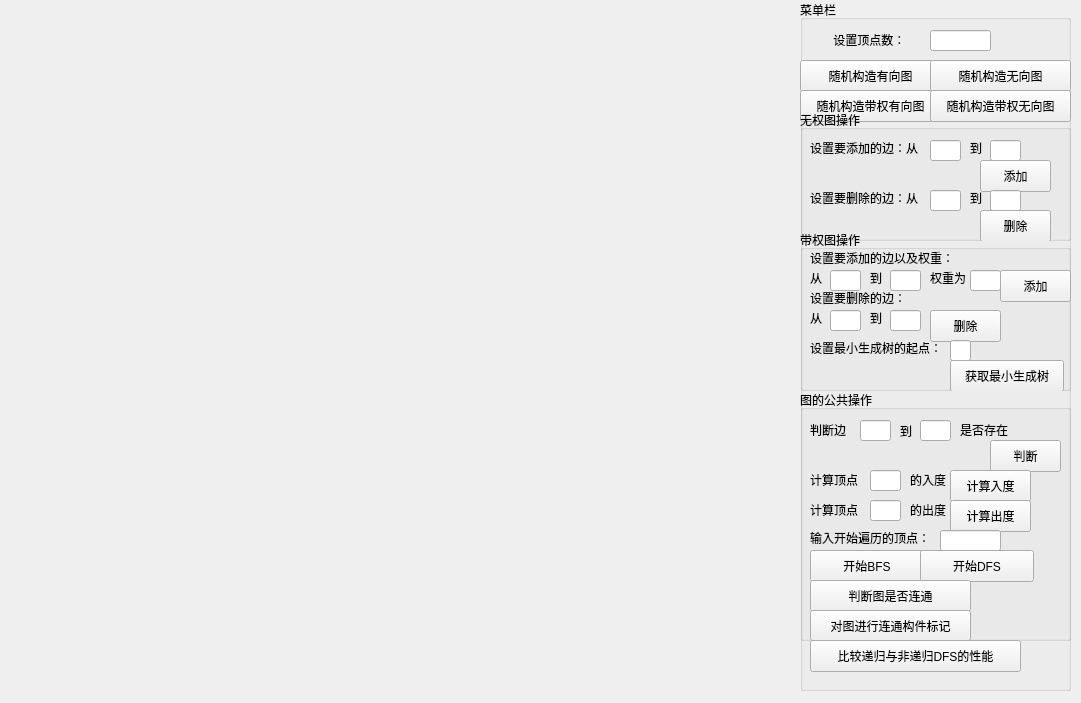
<?xml version="1.0" encoding="UTF-8"?>
<ui version="4.0">
 <class>Widget</class>
 <widget class="QWidget" name="Widget">
  <property name="geometry">
   <rect>
    <x>0</x>
    <y>0</y>
    <width>1081</width>
    <height>703</height>
   </rect>
  </property>
  <property name="windowTitle">
   <string>Widget</string>
  </property>
  <widget class="QLabel" name="textBrowser">
   <property name="geometry">
    <rect>
     <x>80</x>
     <y>320</y>
     <width>611</width>
     <height>231</height>
    </rect>
   </property>
   <property name="text">
    <string/>
   </property>
  </widget>
  <widget class="QGroupBox" name="groupBox">
   <property name="geometry">
    <rect>
     <x>800</x>
     <y>0</y>
     <width>271</width>
     <height>691</height>
    </rect>
   </property>
   <property name="title">
    <string>菜单栏</string>
   </property>
   <widget class="QLabel" name="label">
    <property name="geometry">
     <rect>
      <x>-10</x>
      <y>30</y>
      <width>131</width>
      <height>20</height>
     </rect>
    </property>
    <property name="text">
     <string>             设置顶点数：</string>
    </property>
   </widget>
   <widget class="QLineEdit" name="lineEdit_vex">
    <property name="geometry">
     <rect>
      <x>130</x>
      <y>30</y>
      <width>61</width>
      <height>21</height>
     </rect>
    </property>
   </widget>
   <widget class="QPushButton" name="pushButton_3">
    <property name="geometry">
     <rect>
      <x>0</x>
      <y>60</y>
      <width>141</width>
      <height>32</height>
     </rect>
    </property>
    <property name="text">
     <string>随机构造有向图</string>
    </property>
   </widget>
   <widget class="QPushButton" name="pushButton_4">
    <property name="geometry">
     <rect>
      <x>130</x>
      <y>60</y>
      <width>141</width>
      <height>32</height>
     </rect>
    </property>
    <property name="text">
     <string>随机构造无向图</string>
    </property>
   </widget>
   <widget class="QPushButton" name="pushButton_creat_dweight">
    <property name="geometry">
     <rect>
      <x>0</x>
      <y>90</y>
      <width>141</width>
      <height>32</height>
     </rect>
    </property>
    <property name="text">
     <string>随机构造带权有向图</string>
    </property>
   </widget>
   <widget class="QPushButton" name="pushButton_creat_undweight">
    <property name="geometry">
     <rect>
      <x>130</x>
      <y>90</y>
      <width>141</width>
      <height>32</height>
     </rect>
    </property>
    <property name="text">
     <string>随机构造带权无向图</string>
    </property>
   </widget>
   <widget class="QGroupBox" name="groupBox_3">
    <property name="geometry">
     <rect>
      <x>0</x>
      <y>110</y>
      <width>271</width>
      <height>131</height>
     </rect>
    </property>
    <property name="title">
     <string>无权图操作</string>
    </property>
    <widget class="QLabel" name="label_3">
     <property name="geometry">
      <rect>
       <x>10</x>
       <y>30</y>
       <width>131</width>
       <height>16</height>
      </rect>
     </property>
     <property name="text">
      <string>设置要添加的边：从</string>
     </property>
    </widget>
    <widget class="QLineEdit" name="lineEdit_add_from">
     <property name="geometry">
      <rect>
       <x>130</x>
       <y>30</y>
       <width>31</width>
       <height>21</height>
      </rect>
     </property>
    </widget>
    <widget class="QLabel" name="label_4">
     <property name="geometry">
      <rect>
       <x>170</x>
       <y>30</y>
       <width>21</width>
       <height>16</height>
      </rect>
     </property>
     <property name="text">
      <string>到</string>
     </property>
    </widget>
    <widget class="QLineEdit" name="lineEdit_add_to">
     <property name="geometry">
      <rect>
       <x>190</x>
       <y>30</y>
       <width>31</width>
       <height>21</height>
      </rect>
     </property>
    </widget>
    <widget class="QPushButton" name="pushButton_add_edge">
     <property name="geometry">
      <rect>
       <x>180</x>
       <y>50</y>
       <width>71</width>
       <height>32</height>
      </rect>
     </property>
     <property name="text">
      <string>添加</string>
     </property>
    </widget>
    <widget class="QLabel" name="label_5">
     <property name="geometry">
      <rect>
       <x>10</x>
       <y>80</y>
       <width>121</width>
       <height>16</height>
      </rect>
     </property>
     <property name="text">
      <string>设置要删除的边：从</string>
     </property>
    </widget>
    <widget class="QLineEdit" name="lineEdit_del_from">
     <property name="geometry">
      <rect>
       <x>130</x>
       <y>80</y>
       <width>31</width>
       <height>21</height>
      </rect>
     </property>
    </widget>
    <widget class="QLabel" name="label_6">
     <property name="geometry">
      <rect>
       <x>170</x>
       <y>80</y>
       <width>16</width>
       <height>16</height>
      </rect>
     </property>
     <property name="text">
      <string>到</string>
     </property>
    </widget>
    <widget class="QLineEdit" name="lineEdit_del_to">
     <property name="geometry">
      <rect>
       <x>190</x>
       <y>80</y>
       <width>31</width>
       <height>21</height>
      </rect>
     </property>
    </widget>
    <widget class="QPushButton" name="pushButton_delete_edge">
     <property name="geometry">
      <rect>
       <x>180</x>
       <y>100</y>
       <width>71</width>
       <height>32</height>
      </rect>
     </property>
     <property name="text">
      <string>删除</string>
     </property>
    </widget>
   </widget>
   <widget class="QGroupBox" name="groupBox_4">
    <property name="geometry">
     <rect>
      <x>0</x>
      <y>230</y>
      <width>271</width>
      <height>161</height>
     </rect>
    </property>
    <property name="title">
     <string>带权图操作</string>
    </property>
    <widget class="QLabel" name="label_14">
     <property name="geometry">
      <rect>
       <x>10</x>
       <y>20</y>
       <width>171</width>
       <height>16</height>
      </rect>
     </property>
     <property name="text">
      <string>设置要添加的边以及权重：</string>
     </property>
    </widget>
    <widget class="QLabel" name="label_15">
     <property name="geometry">
      <rect>
       <x>10</x>
       <y>40</y>
       <width>16</width>
       <height>16</height>
      </rect>
     </property>
     <property name="text">
      <string>从</string>
     </property>
    </widget>
    <widget class="QLineEdit" name="lineEdit_add_from_weight">
     <property name="geometry">
      <rect>
       <x>30</x>
       <y>40</y>
       <width>31</width>
       <height>21</height>
      </rect>
     </property>
    </widget>
    <widget class="QLabel" name="label_16">
     <property name="geometry">
      <rect>
       <x>70</x>
       <y>40</y>
       <width>21</width>
       <height>16</height>
      </rect>
     </property>
     <property name="text">
      <string>到</string>
     </property>
    </widget>
    <widget class="QLineEdit" name="lineEdit_add_to_weight">
     <property name="geometry">
      <rect>
       <x>90</x>
       <y>40</y>
       <width>31</width>
       <height>21</height>
      </rect>
     </property>
    </widget>
    <widget class="QLabel" name="label_17">
     <property name="geometry">
      <rect>
       <x>130</x>
       <y>40</y>
       <width>41</width>
       <height>16</height>
      </rect>
     </property>
     <property name="text">
      <string>权重为</string>
     </property>
    </widget>
    <widget class="QLineEdit" name="lineEdit_add_weight">
     <property name="geometry">
      <rect>
       <x>170</x>
       <y>40</y>
       <width>31</width>
       <height>21</height>
      </rect>
     </property>
    </widget>
    <widget class="QPushButton" name="pushButton_add_edge_weight">
     <property name="geometry">
      <rect>
       <x>200</x>
       <y>40</y>
       <width>71</width>
       <height>32</height>
      </rect>
     </property>
     <property name="text">
      <string>添加</string>
     </property>
    </widget>
    <widget class="QLabel" name="label_18">
     <property name="geometry">
      <rect>
       <x>10</x>
       <y>60</y>
       <width>171</width>
       <height>16</height>
      </rect>
     </property>
     <property name="text">
      <string>设置要删除的边：</string>
     </property>
    </widget>
    <widget class="QLabel" name="label_19">
     <property name="geometry">
      <rect>
       <x>10</x>
       <y>80</y>
       <width>16</width>
       <height>16</height>
      </rect>
     </property>
     <property name="text">
      <string>从</string>
     </property>
    </widget>
    <widget class="QLineEdit" name="lineEdit_delete_from_weight">
     <property name="geometry">
      <rect>
       <x>30</x>
       <y>80</y>
       <width>31</width>
       <height>21</height>
      </rect>
     </property>
    </widget>
    <widget class="QLabel" name="label_20">
     <property name="geometry">
      <rect>
       <x>70</x>
       <y>80</y>
       <width>21</width>
       <height>16</height>
      </rect>
     </property>
     <property name="text">
      <string>到</string>
     </property>
    </widget>
    <widget class="QLineEdit" name="lineEdit_delete_to_weight">
     <property name="geometry">
      <rect>
       <x>90</x>
       <y>80</y>
       <width>31</width>
       <height>21</height>
      </rect>
     </property>
    </widget>
    <widget class="QPushButton" name="pushButton_delete_edge_weight">
     <property name="geometry">
      <rect>
       <x>130</x>
       <y>80</y>
       <width>71</width>
       <height>32</height>
      </rect>
     </property>
     <property name="text">
      <string>删除</string>
     </property>
    </widget>
    <widget class="QPushButton" name="pushButton_prim">
     <property name="geometry">
      <rect>
       <x>150</x>
       <y>130</y>
       <width>114</width>
       <height>32</height>
      </rect>
     </property>
     <property name="text">
      <string>获取最小生成树</string>
     </property>
    </widget>
    <widget class="QLabel" name="label_21">
     <property name="geometry">
      <rect>
       <x>10</x>
       <y>110</y>
       <width>141</width>
       <height>16</height>
      </rect>
     </property>
     <property name="text">
      <string>设置最小生成树的起点：</string>
     </property>
    </widget>
    <widget class="QLineEdit" name="lineEdit_prim">
     <property name="geometry">
      <rect>
       <x>150</x>
       <y>110</y>
       <width>21</width>
       <height>21</height>
      </rect>
     </property>
    </widget>
   </widget>
   <widget class="QGroupBox" name="groupBox_5">
    <property name="geometry">
     <rect>
      <x>0</x>
      <y>390</y>
      <width>271</width>
      <height>251</height>
     </rect>
    </property>
    <property name="title">
     <string>图的公共操作</string>
    </property>
    <widget class="QLabel" name="label_7">
     <property name="geometry">
      <rect>
       <x>10</x>
       <y>30</y>
       <width>41</width>
       <height>20</height>
      </rect>
     </property>
     <property name="text">
      <string>判断边</string>
     </property>
    </widget>
    <widget class="QLineEdit" name="lineEdit_isedge_from">
     <property name="geometry">
      <rect>
       <x>60</x>
       <y>30</y>
       <width>31</width>
       <height>21</height>
      </rect>
     </property>
    </widget>
    <widget class="QLabel" name="label_8">
     <property name="geometry">
      <rect>
       <x>100</x>
       <y>30</y>
       <width>21</width>
       <height>21</height>
      </rect>
     </property>
     <property name="text">
      <string>到</string>
     </property>
    </widget>
    <widget class="QLineEdit" name="lineEdit_isedge_to">
     <property name="geometry">
      <rect>
       <x>120</x>
       <y>30</y>
       <width>31</width>
       <height>21</height>
      </rect>
     </property>
    </widget>
    <widget class="QLabel" name="label_9">
     <property name="geometry">
      <rect>
       <x>160</x>
       <y>30</y>
       <width>51</width>
       <height>20</height>
      </rect>
     </property>
     <property name="text">
      <string>是否存在</string>
     </property>
    </widget>
    <widget class="QPushButton" name="pushButton_isedge">
     <property name="geometry">
      <rect>
       <x>190</x>
       <y>50</y>
       <width>71</width>
       <height>32</height>
      </rect>
     </property>
     <property name="text">
      <string>判断</string>
     </property>
    </widget>
    <widget class="QLabel" name="label_10">
     <property name="geometry">
      <rect>
       <x>10</x>
       <y>80</y>
       <width>51</width>
       <height>20</height>
      </rect>
     </property>
     <property name="text">
      <string>计算顶点</string>
     </property>
    </widget>
    <widget class="QLineEdit" name="lineEdit_indegrees">
     <property name="geometry">
      <rect>
       <x>70</x>
       <y>80</y>
       <width>31</width>
       <height>21</height>
      </rect>
     </property>
    </widget>
    <widget class="QLabel" name="label_11">
     <property name="geometry">
      <rect>
       <x>110</x>
       <y>80</y>
       <width>51</width>
       <height>20</height>
      </rect>
     </property>
     <property name="text">
      <string>的入度</string>
     </property>
    </widget>
    <widget class="QPushButton" name="pushButton_indegrees">
     <property name="geometry">
      <rect>
       <x>150</x>
       <y>80</y>
       <width>81</width>
       <height>32</height>
      </rect>
     </property>
     <property name="text">
      <string>计算入度</string>
     </property>
    </widget>
    <widget class="QLabel" name="label_12">
     <property name="geometry">
      <rect>
       <x>10</x>
       <y>110</y>
       <width>51</width>
       <height>20</height>
      </rect>
     </property>
     <property name="text">
      <string>计算顶点</string>
     </property>
    </widget>
    <widget class="QLineEdit" name="lineEdit_outdegrees">
     <property name="geometry">
      <rect>
       <x>70</x>
       <y>110</y>
       <width>31</width>
       <height>21</height>
      </rect>
     </property>
    </widget>
    <widget class="QLabel" name="label_13">
     <property name="geometry">
      <rect>
       <x>110</x>
       <y>110</y>
       <width>51</width>
       <height>20</height>
      </rect>
     </property>
     <property name="text">
      <string>的出度</string>
     </property>
    </widget>
    <widget class="QPushButton" name="pushButton_outdegrees">
     <property name="geometry">
      <rect>
       <x>150</x>
       <y>110</y>
       <width>81</width>
       <height>32</height>
      </rect>
     </property>
     <property name="text">
      <string>计算出度</string>
     </property>
    </widget>
    <widget class="QLabel" name="label_2">
     <property name="geometry">
      <rect>
       <x>10</x>
       <y>140</y>
       <width>121</width>
       <height>16</height>
      </rect>
     </property>
     <property name="text">
      <string>输入开始遍历的顶点：</string>
     </property>
    </widget>
    <widget class="QLineEdit" name="lineEdit">
     <property name="geometry">
      <rect>
       <x>140</x>
       <y>140</y>
       <width>61</width>
       <height>21</height>
      </rect>
     </property>
    </widget>
    <widget class="QPushButton" name="pushButton_2">
     <property name="geometry">
      <rect>
       <x>10</x>
       <y>160</y>
       <width>114</width>
       <height>32</height>
      </rect>
     </property>
     <property name="text">
      <string>开始BFS</string>
     </property>
    </widget>
    <widget class="QPushButton" name="pushButton">
     <property name="geometry">
      <rect>
       <x>120</x>
       <y>160</y>
       <width>114</width>
       <height>32</height>
      </rect>
     </property>
     <property name="text">
      <string>开始DFS</string>
     </property>
    </widget>
    <widget class="QPushButton" name="pushButton_isconnect">
     <property name="geometry">
      <rect>
       <x>10</x>
       <y>190</y>
       <width>161</width>
       <height>32</height>
      </rect>
     </property>
     <property name="text">
      <string>判断图是否连通</string>
     </property>
    </widget>
    <widget class="QPushButton" name="pushButton_LabelComponents">
     <property name="geometry">
      <rect>
       <x>10</x>
       <y>220</y>
       <width>161</width>
       <height>31</height>
      </rect>
     </property>
     <property name="text">
      <string>对图进行连通构件标记</string>
     </property>
    </widget>
   </widget>
   <widget class="QPushButton" name="pushButton_compare">
    <property name="geometry">
     <rect>
      <x>10</x>
      <y>640</y>
      <width>211</width>
      <height>32</height>
     </rect>
    </property>
    <property name="text">
     <string>比较递归与非递归DFS的性能</string>
    </property>
   </widget>
  </widget>
 </widget>
 <layoutdefault spacing="6" margin="11"/>
 <resources/>
 <connections/>
</ui>
